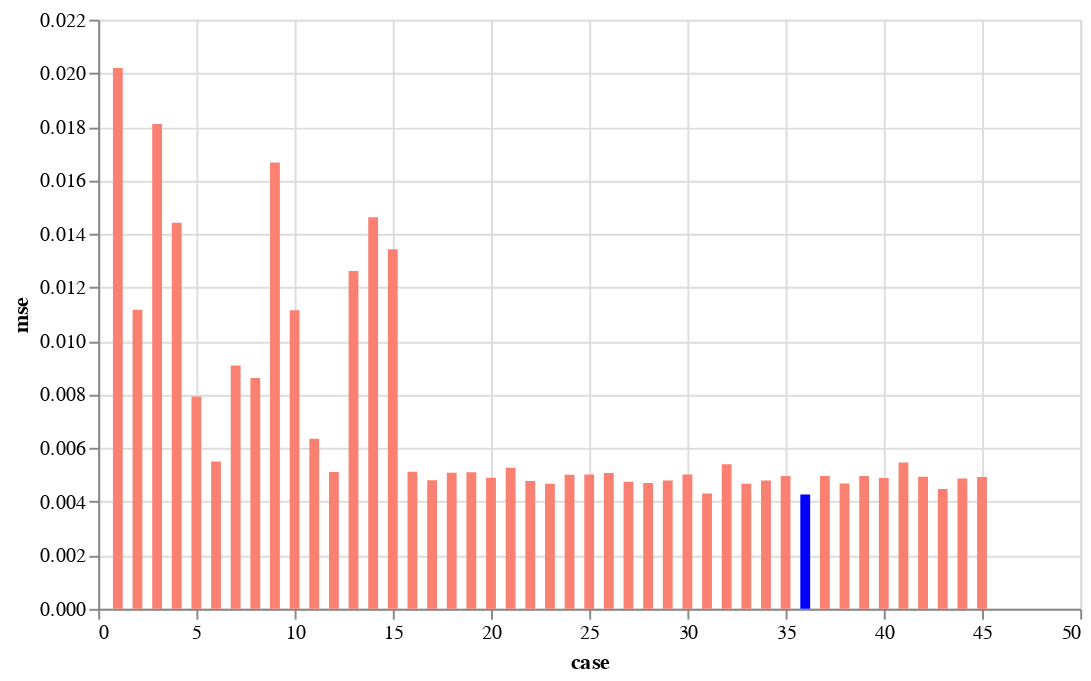

Notebook source saved alongside this figure:
### Markdown cell above
The following plot shows the MSE for every case and the lower is highlighted in blue. It's recommended to use a # of units of 40, a learning rate of 0.01 and a batch size of 64 to obtain the smallest error, but after case 18 (when we increase the learning rate from 0.0001 to 0.001), the change in error is very small.

### Code cell
# Import required module
import altair as alt
import pandas as pd
  
alt.Chart(df2).mark_bar().encode(
    x='case',
    y="mse",
      
    # The highlight is set based on the result 
    # of the conditional statement
    color=alt.condition(
        alt.datum.mse >= 0.0043,  # If the rating is 80 it returns True,
        alt.value('salmon'),      # and the matching bars are set as green.
        # and if it does not satisfy the condition 
        # the color is set to steelblue.
        alt.value('blue')
    )
).properties(width=500)

### Figure 1 — Vega-Lite specification as saved in the notebook (floating-point values rounded to 4 significant figures)
{"config": {"view": {"continuousWidth": 400, "continuousHeight": 300}}, "data": {"name": "data-4c2fbe2771e597e5e9d153135323fadf"}, "mark": "bar", "encoding": {"color": {"condition": {"value": "salmon", "test": "(datum.mse >= 0.0043)"}, "value": "blue"}, "x": {"field": "case", "type": "quantitative"}, "y": {"field": "mse", "type": "quantitative"}}, "width": 500, "$schema": "https://vega.github.io/schema/vega-lite/v4.17.0.json", "datasets": {"data-4c2fbe2771e597e5e9d153135323fadf": [{"case": 1, "mse": 0.0202, "units": 10.0, "lr": 0.0001, "batch_size": 32.0}, {"case": 2, "mse": 0.01117, "units": 30.0, "lr": 0.0001, "batch_size": 64.0}, {"case": 3, "mse": 0.0181, "units": 30.0, "lr": 0.0001, "batch_size": 32.0}, {"case": 4, "mse": 0.01442, "units": 40.0, "lr": 0.0001, "batch_size": 32.0}, {"case": 5, "mse": 0.007927, "units": 40.0, "lr": 0.0001, "batch_size": 64.0}, {"case": 6, "mse": 0.005501, "units": 40.0, "lr": 0.0001, "batch_size": 128.0}, {"case": 7, "mse": 0.009083, "units": 20.0, "lr": 0.0001, "batch_size": 128.0}, {"case": 8, "mse": 0.008617, "units": 30.0, "lr": 0.0001, "batch_size": 128.0}, {"case": 9, "mse": 0.01667, "units": 20.0, "lr": 0.0001, "batch_size": 32.0}, {"case": 10, "mse": 0.01115, "units": 20.0, "lr": 0.0001, "batch_size": 64.0}, {"case": 11, "mse": 0.006347, "units": 50.0, "lr": 0.0001, "batch_size": 64.0}, {"case": 12, "mse": 0.005114, "units": 50.0, "lr": 0.0001, "batch_size": 128.0}, {"case": 13, "mse": 0.01261, "units": 10.0, "lr": 0.0001, "batch_size": 128.0}, {"case": 14, "mse": 0.01462, "units": 10.0, "lr": 0.0001, "batch_size": 64.0}, {"case": 15, "mse": 0.01343, "units": 50.0, "lr": 0.0001, "batch_size": 32.0}, {"case": 16, "mse": 0.005117, "units": 40.0, "lr": 0.001, "batch_size": 128.0}, {"case": 17, "mse": 0.0048, "units": 40.0, "lr": 0.001, "batch_size": 64.0}, {"case": 18, "mse": 0.005081, "units": 40.0, "lr": 0.001, "batch_size": 32.0}, {"case": 19, "mse": 0.0051, "units": 50.0, "lr": 0.001, "batch_size": 32.0}, {"case": 20, "mse": 0.004897, "units": 50.0, "lr": 0.001, "batch_size": 64.0}, {"case": 21, "mse": 0.005268, "units": 50.0, "lr": 0.001, "batch_size": 128.0}, {"case": 22, "mse": 0.004771, "units": 30.0, "lr": 0.001, "batch_size": 128.0}, {"case": 23, "mse": 0.004671, "units": 30.0, "lr": 0.001, "batch_size": 64.0}, {"case": 24, "mse": 0.005003, "units": 30.0, "lr": 0.001, "batch_size": 32.0}, {"case": 25, "mse": 0.005014, "units": 10.0, "lr": 0.001, "batch_size": 32.0}, {"case": 26, "mse": 0.005077, "units": 10.0, "lr": 0.001, "batch_size": 64.0}, {"case": 27, "mse": 0.004746, "units": 10.0, "lr": 0.001, "batch_size": 128.0}, {"case": 28, "mse": 0.004696, "units": 20.0, "lr": 0.001, "batch_size": 128.0}, {"case": 29, "mse": 0.004795, "units": 20.0, "lr": 0.001, "batch_size": 64.0}, {"case": 30, "mse": 0.005014, "units": 20.0, "lr": 0.001, "batch_size": 32.0}, {"case": 31, "mse": 0.00431, "units": 50.0, "lr": 0.01, "batch_size": 32.0}, {"case": 32, "mse": 0.005396, "units": 10.0, "lr": 0.01, "batch_size": 32.0}, {"case": 33, "mse": 0.004667, "units": 10.0, "lr": 0.01, "batch_size": 64.0}, {"case": 34, "mse": 0.004789, "units": 10.0, "lr": 0.01, "batch_size": 128.0}, {"case": 35, "mse": 0.004964, "units": 40.0, "lr": 0.01, "batch_size": 128.0}, {"case": 36, "mse": 0.004265, "units": 40.0, "lr": 0.01, "batch_size": 32.0}, {"case": 37, "mse": 0.004959, "units": 50.0, "lr": 0.01, "batch_size": 64.0}, {"case": 38, "mse": 0.004681, "units": 20.0, "lr": 0.01, "batch_size": 32.0}, {"case": 39, "mse": 0.00496, "units": 20.0, "lr": 0.01, "batch_size": 64.0}, {"case": 40, "mse": 0.004886, "units": 20.0, "lr": 0.01, "batch_size": 128.0}, {"case": 41, "mse": 0.005467, "units": 30.0, "lr": 0.01, "batch_size": 128.0}, {"case": 42, "mse": 0.004935, "units": 30.0, "lr": 0.01, "batch_size": 64.0}, {"case": 43, "mse": 0.004473, "units": 30.0, "lr": 0.01, "batch_size": 32.0}, {"case": 44, "mse": 0.004865, "units": 40.0, "lr": 0.01, "batch_size": 64.0}, {"case": 45, "mse": 0.004924, "units": 50.0, "lr": 0.01, "batch_size": 128.0}]}}
